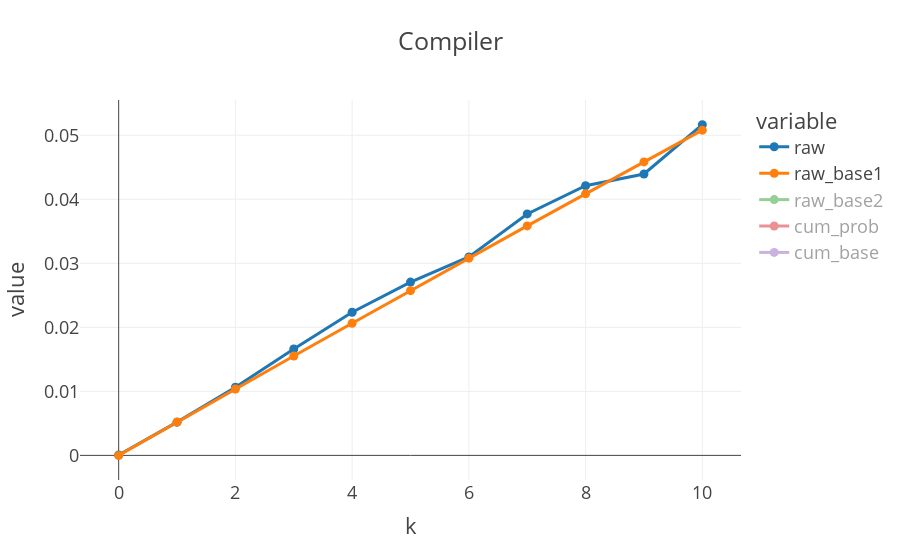

Notebook cell for this chart:
### Code cell
(
    raw_df
    .query('k<=10')
    .sort_values(by='k')
    .groupby('k')
    .agg(
        raw=('prob', 'mean'),
        raw_base1=('raw_base1', 'mean'),
        raw_base2=('raw_base2', 'mean'),
        num=('num', 'mean'),
        den=('den', 'mean'),
    )
    .join(
        cum_sc_df
        .rename(columns={'val': 'cum_base'})
        .set_index('k')
        .join(
            cum_df
            .groupby('k')
            .prob
            .mean()
            .rename('cum_prob')
        )
    )
    .round(5)
    .plot
    .line(y=['raw', 'raw_base1', 'raw_base2', 'cum_prob', 'cum_base'], hover_data={'num': '.2f'}, markers=True, title=topic, height=500,
         )
)

### Figure 1 — Plotly figure (JSON) as saved in the notebook; plotly's stock layout.template omitted (floating-point values rounded to 4 significant figures)
{"data": [{"customdata": [[168.5], [487.8], [296.3], [191], [150.5], [107.7], [84.92], [69.92], [62.38], [49.15], [45.85]], "hovertemplate": "variable=raw<br>k=%{x}<br>value=%{y}<br>num=%{customdata[0].2f}<extra></extra>", "legendgroup": "raw", "line": {"color": "#1F77B4", "dash": "solid"}, "marker": {"symbol": "circle"}, "mode": "markers+lines", "name": "raw", "orientation": "v", "showlegend": true, "type": "scatter", "visible": true, "x": [0, 1, 2, 3, 4, 5, 6, 7, 8, 9, 10], "xaxis": "x", "y": [5e-05, 0.00519, 0.01064, 0.01661, 0.02235, 0.02706, 0.031, 0.03771, 0.04211, 0.04395, 0.05166], "yaxis": "y"}, {"customdata": [[168.5], [487.8], [296.3], [191], [150.5], [107.7], [84.92], [69.92], [62.38], [49.15], [45.85]], "hovertemplate": "variable=raw_base1<br>k=%{x}<br>value=%{y}<br>num=%{customdata[0].2f}<extra></extra>", "legendgroup": "raw_base1", "line": {"color": "#FF7F0E", "dash": "solid"}, "marker": {"symbol": "circle"}, "mode": "markers+lines", "name": "raw_base1", "orientation": "v", "showlegend": true, "type": "scatter", "visible": true, "x": [0, 1, 2, 3, 4, 5, 6, 7, 8, 9, 10], "xaxis": "x", "y": [0, 0.0052, 0.01037, 0.01552, 0.02064, 0.02573, 0.0308, 0.03584, 0.04085, 0.04584, 0.0508], "yaxis": "y"}, {"customdata": [[168.5], [487.8], [296.3], [191], [150.5], [107.7], [84.92], [69.92], [62.38], [49.15], [45.85]], "hovertemplate": "variable=raw_base2<br>k=%{x}<br>value=%{y}<br>num=%{customdata[0].2f}<extra></extra>", "legendgroup": "raw_base2", "line": {"color": "#2CA02C", "dash": "solid"}, "marker": {"symbol": "circle"}, "mode": "markers+lines", "name": "raw_base2", "orientation": "v", "showlegend": true, "type": "scatter", "visible": "legendonly", "x": [0, 1, 2, 3, 4, 5, 6, 7, 8, 9, 10], "xaxis": "x", "y": [0, 0.0047, 0.00938, 0.01403, 0.01867, 0.02328, 0.02787, 0.03244, 0.03699, 0.04151, 0.04602], "yaxis": "y"}, {"customdata": [[168.5], [487.8], [296.3], [191], [150.5], [107.7], [84.92], [69.92], [62.38], [49.15], [45.85]], "hovertemplate": "variable=cum_prob<br>k=%{x}<br>value=%{y}<br>num=%{customdata[0].2f}<extra></extra>", "legendgroup": "cum_prob", "line": {"color": "#D62728", "dash": "solid"}, "marker": {"symbol": "circle"}, "mode": "markers+lines", "name": "cum_prob", "orientation": "v", "showlegend": true, "type": "scatter", "visible": "legendonly", "x": [0, 1, 2, 3, 4, 5, 6, 7, 8, 9, 10], "xaxis": "x", "y": [0.00059, 0.01187, 0.02202, 0.03126, 0.03842, 0.04477, 0.05014, 0.05523, 0.05911, 0.06263, 0.06609], "yaxis": "y"}, {"customdata": [[168.5], [487.8], [296.3], [191], [150.5], [107.7], [84.92], [69.92], [62.38], [49.15], [45.85]], "hovertemplate": "variable=cum_base<br>k=%{x}<br>value=%{y}<br>num=%{customdata[0].2f}<extra></extra>", "legendgroup": "cum_base", "line": {"color": "#9467BD", "dash": "solid"}, "marker": {"symbol": "circle"}, "mode": "markers+lines", "name": "cum_base", "orientation": "v", "showlegend": true, "type": "scatter", "visible": "legendonly", "x": [0, 1, 2, 3, 4, 5, 6, 7, 8, 9, 10], "xaxis": "x", "y": [0.00047, 0.00994, 0.0175, 0.02403, 0.02922, 0.03394, 0.03798, 0.04169, 0.04494, 0.04798, 0.05073], "yaxis": "y"}], "layout": {"autosize": true, "legend": {"title": {"text": "variable"}, "tracegroupgap": 0}, "title": {"text": "Compiler"}, "xaxis": {"anchor": "y", "autorange": true, "domain": [0, 1], "range": [-0.661, 10.66], "title": {"text": "k"}, "type": "linear"}, "yaxis": {"anchor": "x", "autorange": true, "domain": [0, 1], "range": [-0.004037, 0.0557], "title": {"text": "value"}, "type": "linear"}}}
